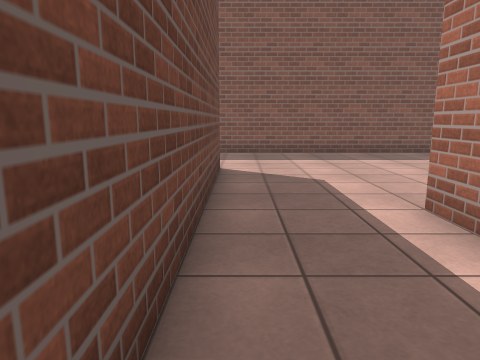
view 1 (above)

22 first-person views from a walk through a world built for the Gazebo simulator. The camera is 1.2 m above the floor, tilts 10° down and sees 70° across. The floor is counted in squares, 1 m on a side. Each view is taken from the middle of a square. On the plan, view 1 faces up. The plan holds only what a view shows up to about 14 squares ahead; the rest is blank.

view 2
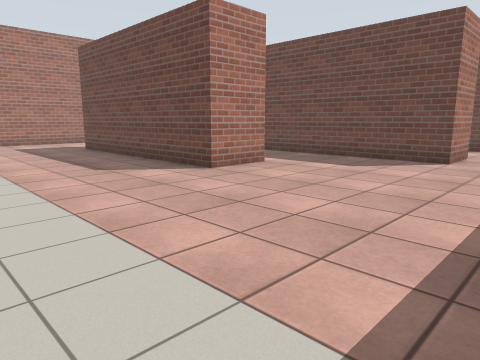

view 3
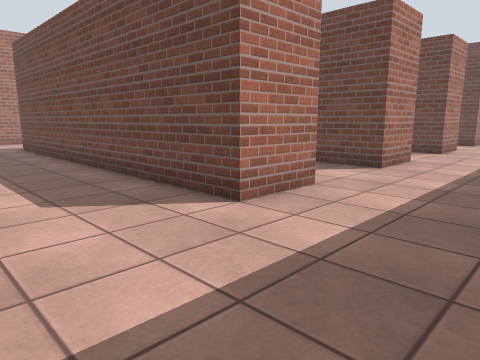

view 4
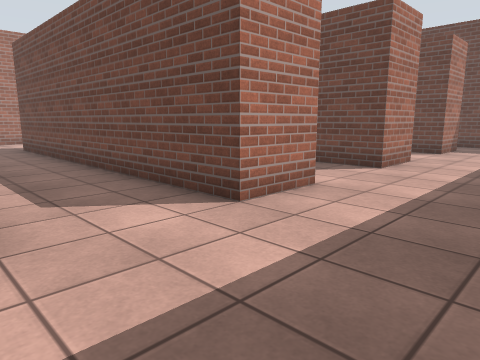

view 5
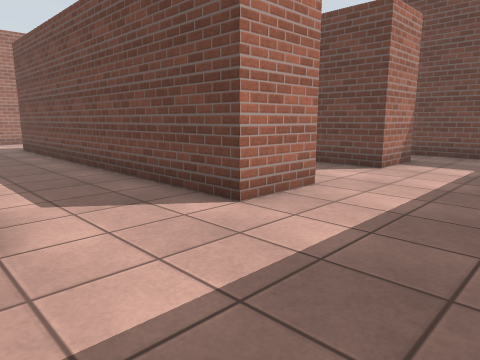

view 6
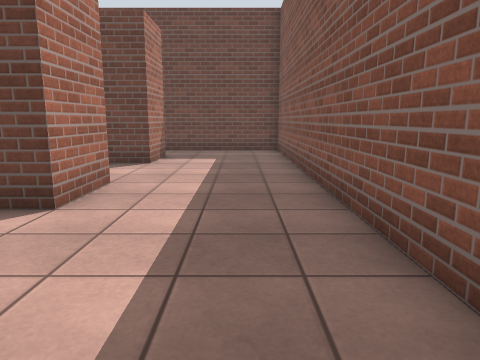

view 7
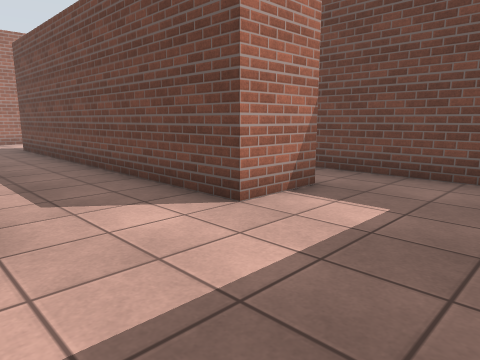

view 8
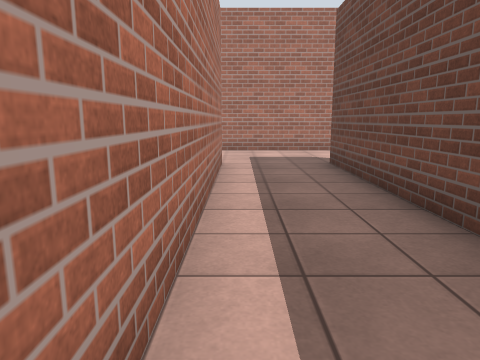

view 9
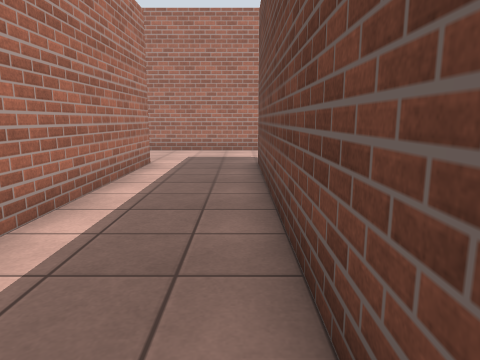

view 10
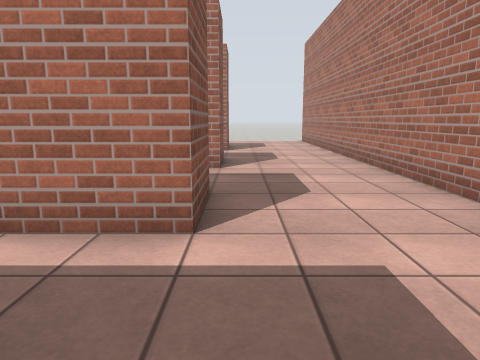

view 11
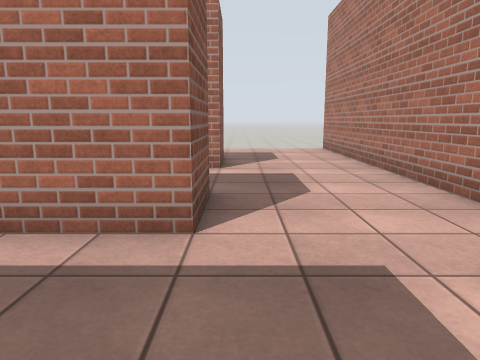

view 12
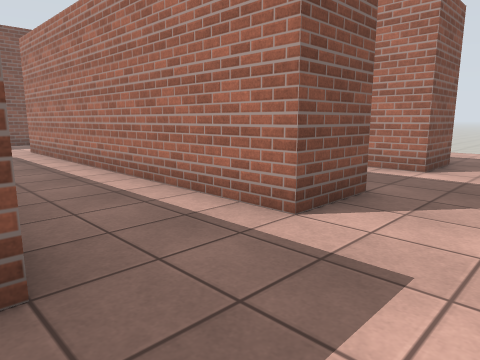

view 13
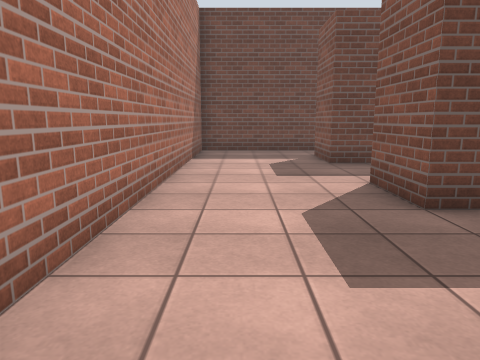

view 14
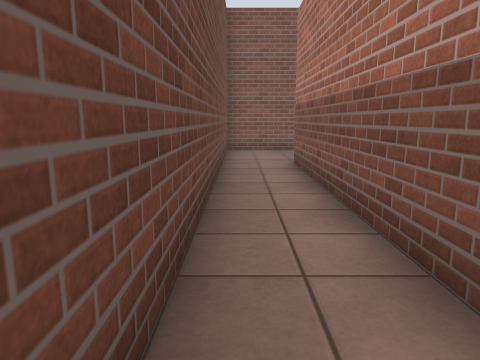

view 15
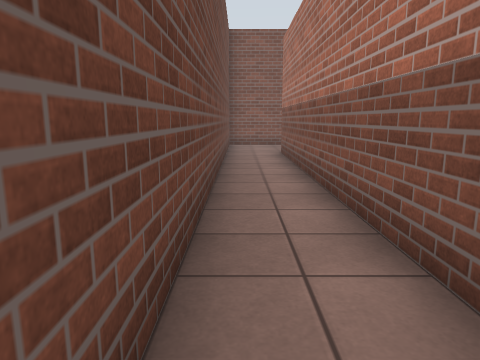

view 16
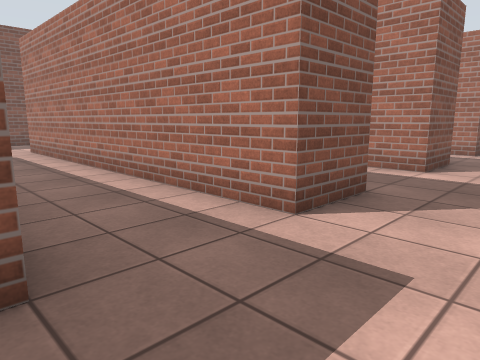

view 17
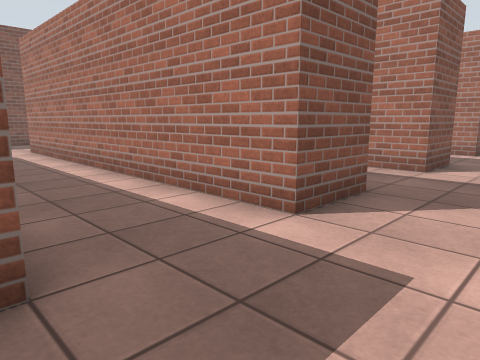

view 18
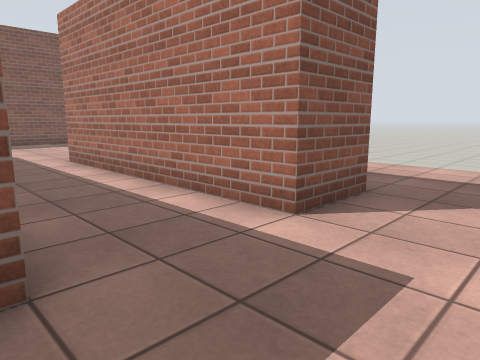

view 19
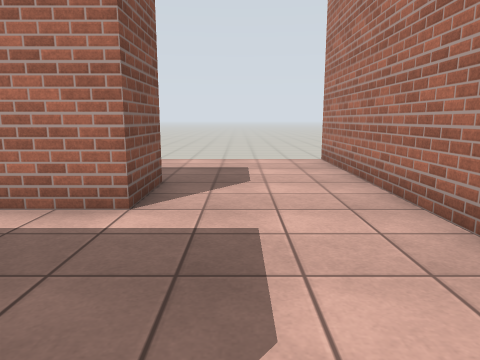

view 20
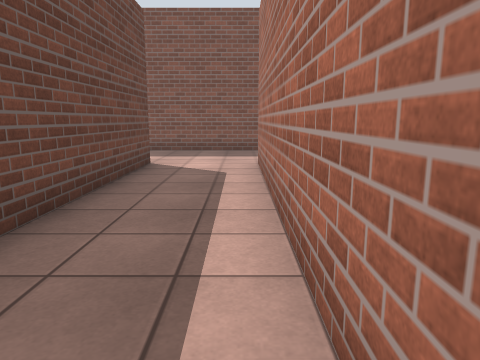

view 21
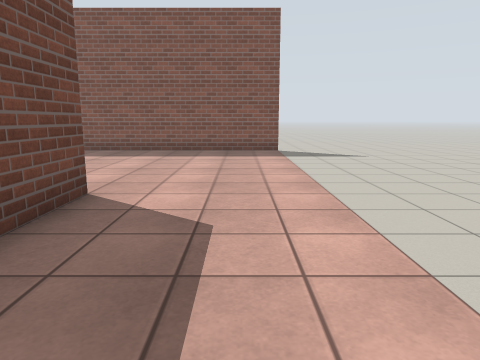

view 22
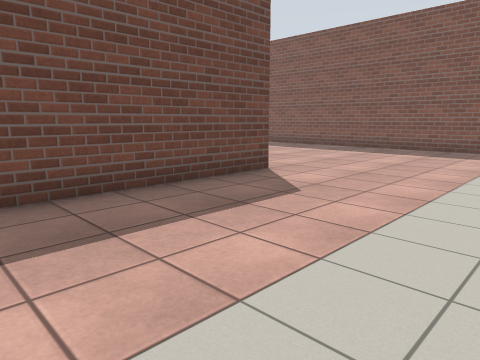

### Floor plan
Points are (right, up) in squares from view 1. A wall is a line through its corners. A room is listed if a view was taken in it or the views show most of it. See-through windows are left out.
Room 1 (views 1, 2, 3, 4, 5, 6, 7, 8, 9, 10, 11, 12, 13, 14, 15, 16, 17, 18, 19, 20, 21, 22)
walls: (-5.5, 8.5) (-5.5, -3.5) (-7.5, -3.5) (-7.5, 8.5) (-5.5, 8.5); (-2.5, 8.5) (-0.5, 8.5) (-0.5, -3.5) (-2.5, -3.5) (-2.5, 8.5); (2.5, 4.5) (4.5, 4.5) (4.5, -3.5) (2.5, -3.5) (2.5, 4.5); (-10.5, 8.5) (-10.5, -3.5) (-12.5, -3.5) (-12.5, 8.5) (-10.5, 8.5); (-2.2, 12.5) (-19.5, 12.5) (-19.5, -7.5) (-6.4, -7.5); (-6.1, -7.5) (8.5, -7.5); (-17.5, -2.1) (-17.5, 8.5) (-15.5, 8.5) (-15.5, -3.5) (-17.5, -3.5); (8.6, 12.5) (-0.8, 12.5)
ways out: opening at (9.5, -7); opening at (9.5, 13)

Positions as (right, up) in squares from view 1, and headings:
1: (0, 0), facing up
2: (10, 11), facing down-left
3: (3, 12), facing down-left
4: (-2, 12), facing down-left
5: (-7, 12), facing down-left
6: (-6, 11), facing left
7: (-12, 12), facing down-left
8: (-13, 6), facing down
9: (-10, 6), facing down
10: (-11, -4), facing right
11: (-6, -4), facing right
12: (-6, -6), facing up-right
13: (-6, -6), facing left
14: (-19, -1), facing up
15: (-19, -4), facing up
16: (-16, -6), facing up-right
17: (-11, -6), facing up-right
18: (-1, -6), facing up-right
19: (-2, -5), facing right
20: (-3, -1), facing up
21: (7, -1), facing up
22: (10, -2), facing up-left
